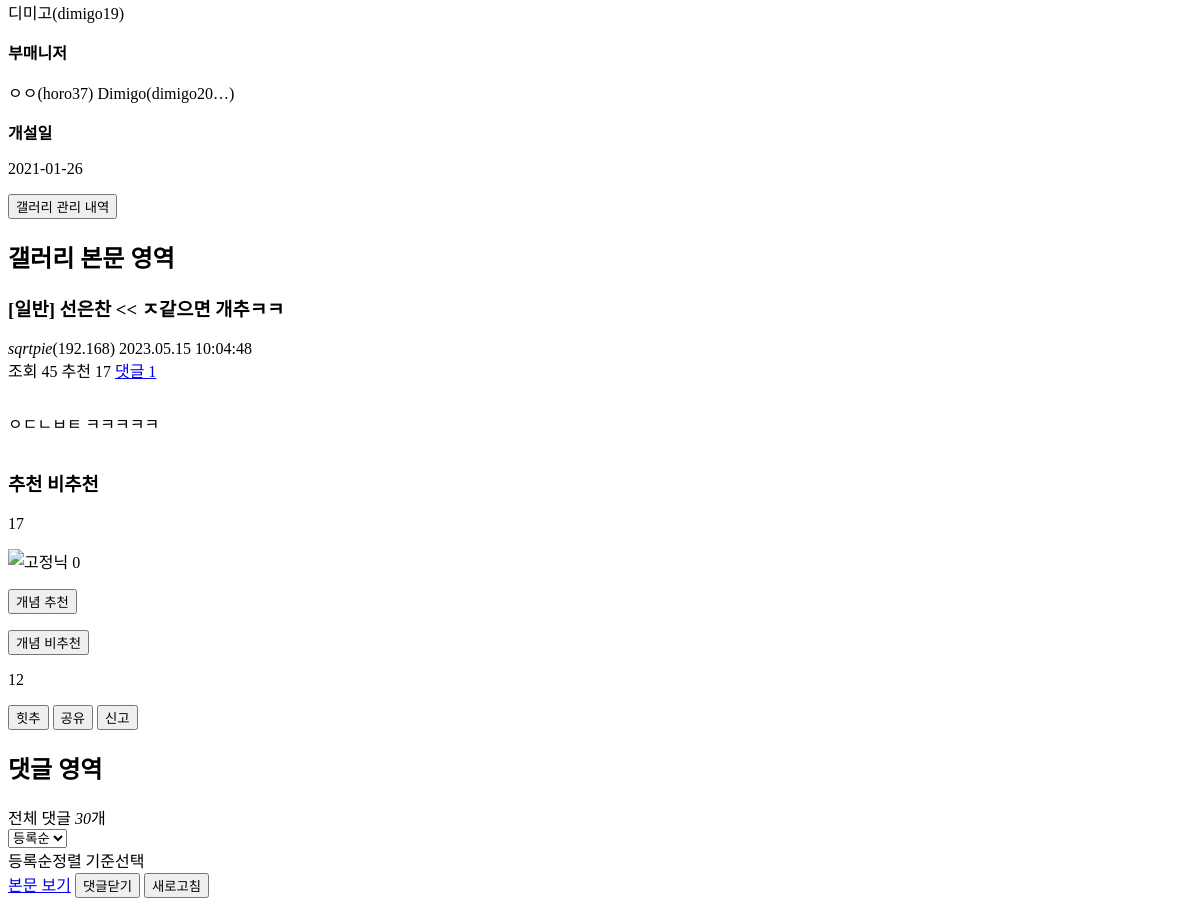
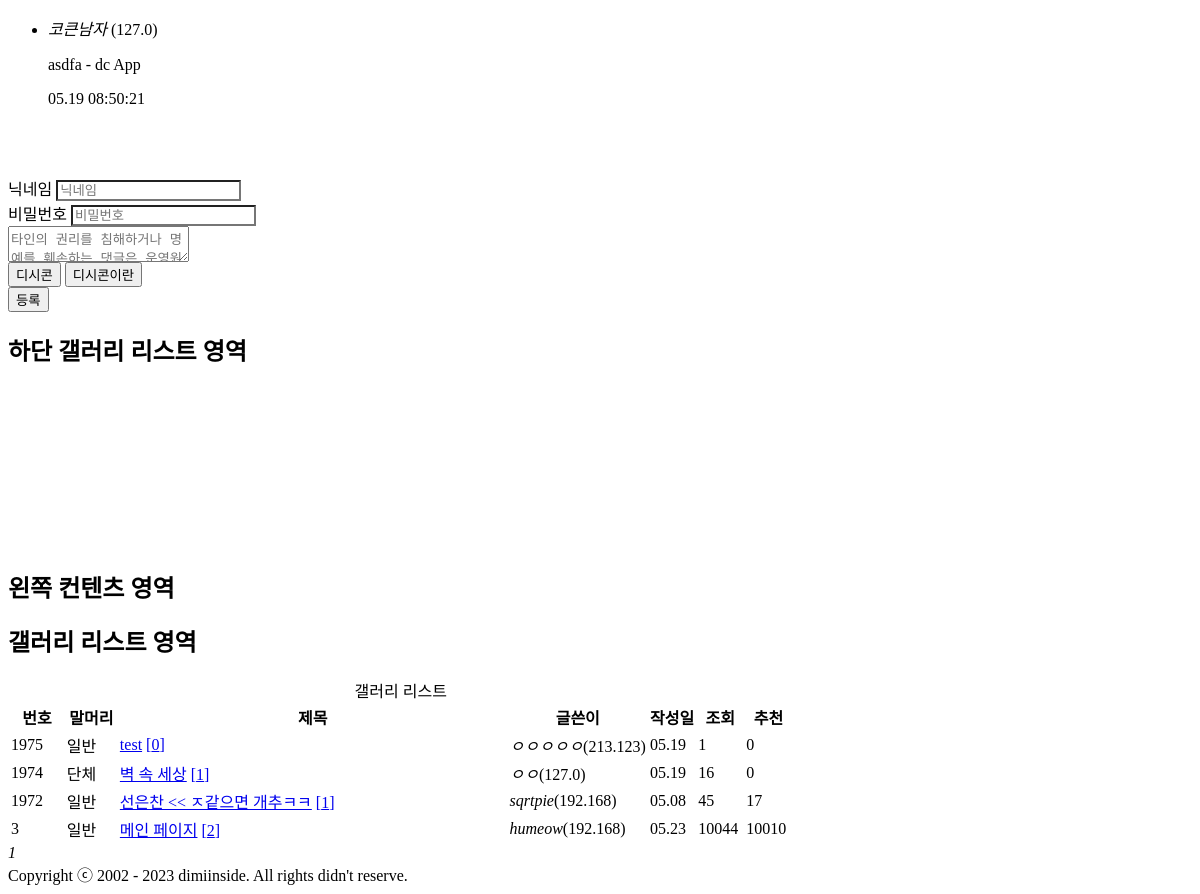
Before: /gallery/wp/1972 (lower part) with the older database file (2 pictures, top to bottom).
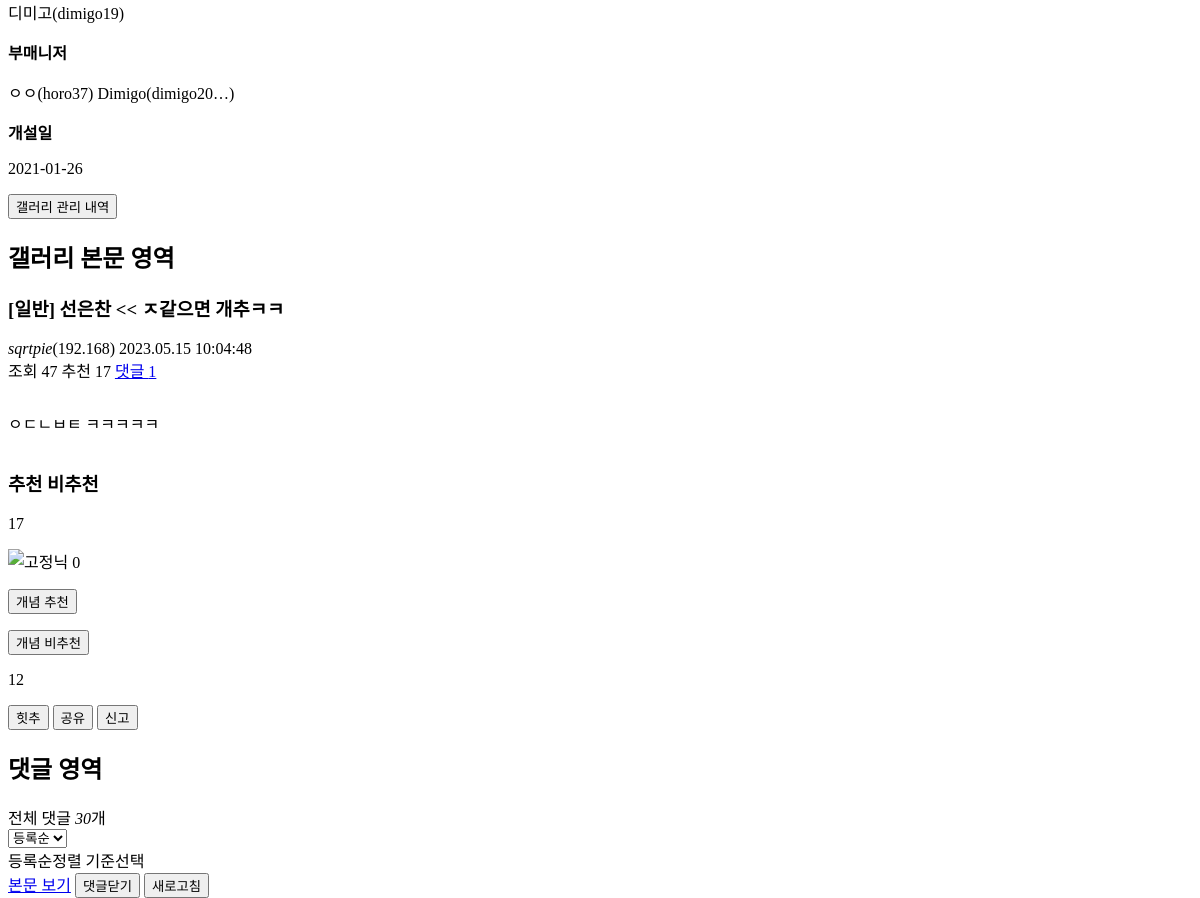
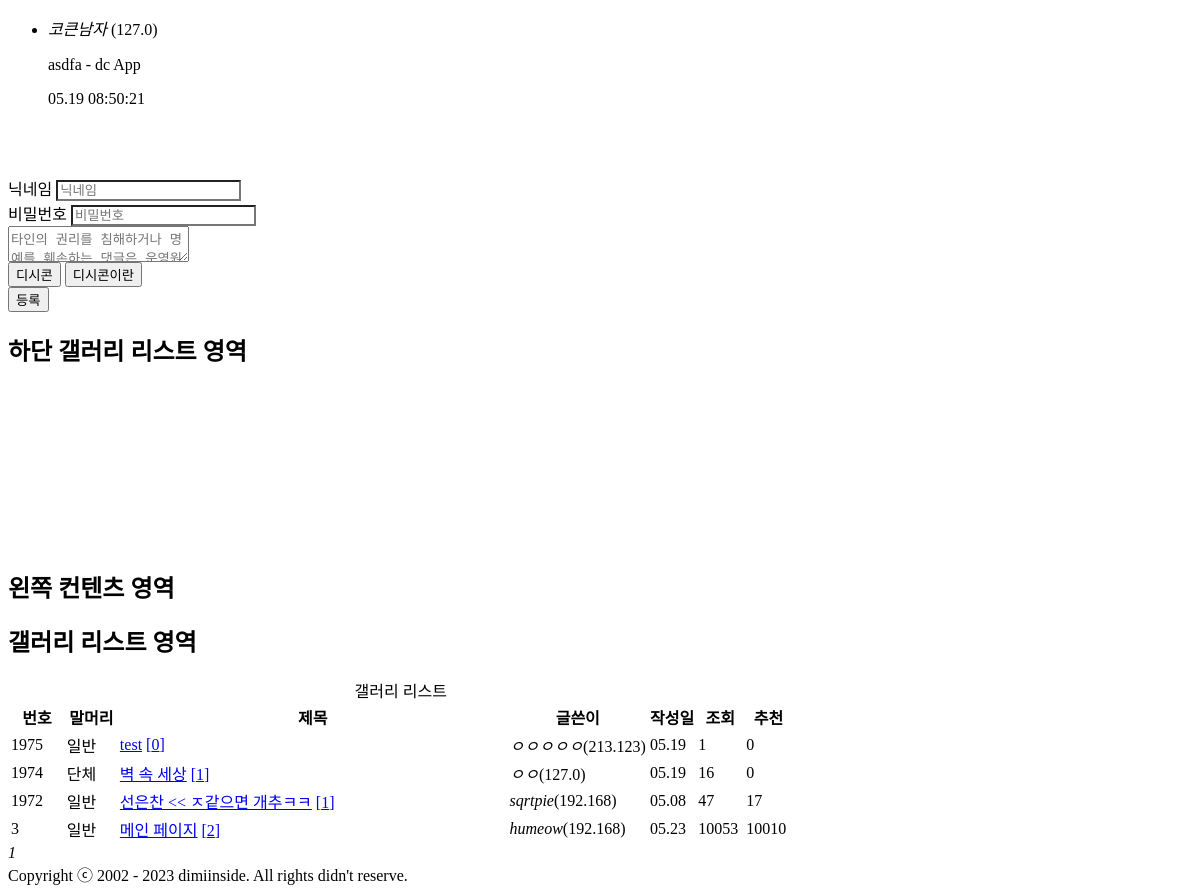
After: the same page with the newer database file (2 pictures, top to bottom).
### model/model.py (models this page shows)
class Writing(SQLModel, table=True):
    id: Optional[int] = Field(default=None, primary_key=True)
    gallery: str
    subject: str
    title: str
    nickname: str
    ip: str
    date: str
    count: int
    recommend: int = Field(default=0)
    unrecommend: int = Field(default=0)
    content: str
    chat_ids: str = Field(default="")

### router/poetry.py (the view)
@router.get("/gallery/{gallery}", response_class=RedirectResponse, status_code=302)
async def show_writing(request: Request, gallery):
    writing_id = gallery_first_writing(gallery)
    return f"/gallery/{gallery}/{writing_id}"

### templates/clear_last.html (shortened to what the changed rows need)
<html lang="ko" class="darkmode"><head>
	<link rel="stylesheet" type="text/css" href="https://nstatic.dcinside.com/dc/w/css/reset.css?v=3">
	<link rel="stylesheet" type="text/css" href="https://nstatic.dcinside.com/dc/w/css/common.css?v=220722">
	<link rel="stylesheet" type="text/css" href="https://nstatic.dcinside.com/dc/w/css/contents.css?v=221013_3">
  	<link rel="stylesheet" type="text/css" href="https://nstatic.dcinside.com/dc/w/css/minor.css?v=220722">
  	<link rel="stylesheet" type="text/css" href="https://nstatic.dcinside.com/dc/w/css/popup.css?v=221012">
  	<link rel="stylesheet" type="text/css" href="https://nstatic.dcinside.com/dc/w/css/research.css?v=220722">
  	<link rel="stylesheet" type="text/css" href="https://nstatic.dcinside.com/dc/w/css/og.css?v=221107">
  		<link rel="stylesheet" href="https://nstatic.dcinside.com/dc/w/css/minor.css?v=220106" type="text/css" charset="utf-8">
  </head><body>
  <div id="top" class="dcwrap width1160 view_wrap miniwrap">
        <div class="wrap_inner ">
    <main id="container" class="clear mini_view">
	<section>
		<article>
			<h2 class="blind">갤러리 본문 영역</h2>
			<div class="view_content_wrap">
				<header>
					<div class="gallview_head clear ub-content">
						<h3 class="title ub-word">
												<span class="title_headtext">[{{now_writing_dict['subject']}}]</span> <span class="title_subject">{{now_writing_dict['title']}}</span></h3>
												<div class="gall_writer ub-writer" data-nick="{{now_writing_dict['nickname']}}" data-uid="" data-ip="{{now_writing_dict['ip']}}" data-loc="view">
							<div class="fl">
								<span class="nickname" title="{{now_writing_dict['nickname']}}"><em>{{now_writing_dict['nickname']}}</em></span><span class="ip">({{now_writing_dict['ip']}})</span>																<span class="gall_date" title="2023-05-15 10:04:48">2023.05.15 10:04:48</span>
															</div>
							<div class="fr">
								<span class="gall_count">조회 {{now_writing_dict['count']}}</span>
								<span class="gall_reply_num">추천 {{now_writing_dict['recommend']}}</span>
								<span class="gall_comment"><a href="#focus_cmt">댓글 {{now_writing_dict['reply_num']}}</a></span>
							</div>
						</div>
					</div>
				</header>
				<div class="gallview_contents">
					<div class="inner clear">
											<div class="writing_view_box">
							<pre></pre>							<div class="write_div" style="overflow:hidden;width:900px;">
							<p style="white-space: pre-line;">{{now_writing_dict['content']}}</p>
							</div>
						</div>
												<div class="btn_recommend_box recomuse_y morebox">
														<div class="inner_box">
							<div class="inner">
															<div class="up_num_box">
									<p class="up_num font_red" id="recommend_view_up_{{now_writing_dict['id']}}">{{now_writing_dict['recommend']}}</p>
									<p class="sup_num">
										<spen class="writer_nikcon">
	            						</spen>
										<span class="font_blue smallnum" id="recommend_view_up_fix_2053">0</span>
									</p>
								</div>
							</div>
							<div class="inner">
								<div class="down_num_box">
									<p class="down_num" id="recommend_view_down_{{now_writing_dict['id']}}">{{now_writing_dict['unrecommend']}}</p>
								</div>
							</div>
														</div>
						</div>
									</div>
			</div>
<div class="view_comment" id="focus_cmt">
	<h2 class="blind">댓글 영역</h2>
		</div></article>
		<article>
			<h2 class="blind">하단 갤러리 리스트 영역</h2>
			<div id="bottom_listwrap" class="listwrap clear">
				<br><br><br><br><br><br><br><br><br>
				<section class="left_content">
					<h2 class="blind">왼쪽 컨텐츠 영역</h2>
					<article>
						<h2 class="blind">갤러리 리스트 영역</h2>
						<div class="gall_listwrap list">
							<div id="survey" style="display: none;"></div><table class="gall_list ">
								<caption>갤러리 리스트</caption>
								<colgroup>
								</colgroup>
								<thead>
									<tr>
										<th scope="col">번호</th>
										<th scope="col">말머리</th>
										<th scope="col">제목</th>
										<th scope="col">글쓴이</th>
										<th scope="col">작성일</th>
										<th scope="col">조회</th>
										<th scope="col">추천</th>
									</tr>
								</thead>
								<tbody>
									{% for foot_writing_dict in foot_writing_dict_list %}
										{% if foot_writing_dict['id'] == now_writing_dict['id'] %}
										<tr class="ub-content ctr">
											<td class="gall_num"><span class="sp_img crt_icon"> </span></td>
											<td class="gall_subject">{{foot_writing_dict['subject']}}</td>
											<td class="gall_tit ub-word">
												<a href="/gallery/{{now_writing_dict['gallery']}}/{{foot_writing_dict['id']}}" view-msg=""><em class="icon_img icon_txt"></em>{{foot_writing_dict['title']}}</a>
												<a class="reply_numbox" href="/gallery/{{now_writing_dict['gallery']}}/{{foot_writing_dict['id']}}"><span class="reply_num">[{{foot_writing_dict['reply_num']}}]</span></a>
											</td>
											<td class="gall_writer ub-writer" data-nick="{{foot_writing_dict['nickname']}}" data-uid="" data-ip="{{foot_writing_dict['ip']}}" data-loc="view_list">
											<span class="nickname" title="{{foot_writing_dict['nickname']}}"><em>{{foot_writing_dict['nickname']}}</em></span><span class="ip">({{foot_writing_dict['ip']}})</span>																					</td>
											<td class="gall_date" title="{{foot_writing_dict['date']}}">{{foot_writing_dict['specific_date']}}</td>
											<td class="gall_count">{{foot_writing_dict['count']}}</td>
											<td class="gall_recommend">{{foot_writing_dict['recommend']}}</td>
										</tr>
										{% else %}
										<tr class="ub-content ctr">
											<td class="gall_num">{{foot_writing_dict['id']}}</td>
											<td class="gall_subject">{{foot_writing_dict['subject']}}</td>
											<td class="gall_tit ub-word">
												<a href="/gallery/{{now_writing_dict['gallery']}}/{{foot_writing_dict['id']}}" view-msg=""><em class="icon_img icon_txt"></em>{{foot_writing_dict['title']}}</a>
												<a class="reply_numbox" href="/gallery/{{now_writing_dict['gallery']}}/{{foot_writing_dict['id']}}"><span class="reply_num">[{{foot_writing_dict['reply_num']}}]</span></a>
											</td>
											<td class="gall_writer ub-writer" data-nick="{{foot_writing_dict['nickname']}}" data-uid="" data-ip="{{foot_writing_dict['ip']}}" data-loc="view_list">
											<span class="nickname" title="{{foot_writing_dict['nickname']}}"><em>{{foot_writing_dict['nickname']}}</em></span><span class="ip">({{foot_writing_dict['ip']}})</span>																					</td>
											<td class="gall_date" title="{{foot_writing_dict['date']}}">{{foot_writing_dict['specific_date']}}</td>
											<td class="gall_count">{{foot_writing_dict['count']}}</td>
											<td class="gall_recommend">{{foot_writing_dict['recommend']}}</td>
										</tr>
										{% endif %}
									{% endfor %}
								</tbody>
							</table>
						</div>
					</article>
				</section>
			</div>
		</article>
	</section>
</main>
</div>
      </div>
</body></html>

Changed rows visible on the page:
changed Writing "선은찬 << ㅈ같으면 개추ㅋㅋ": count "45" → "47"
changed Writing "메인 페이지": count "10044" → "10053"
